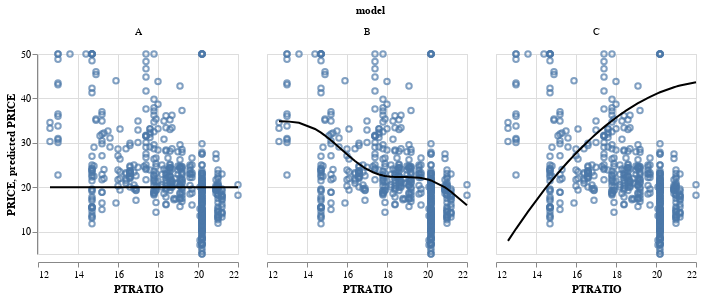

This figure's notebook cell:
### Code cell
for m, f in F.items():
    bos[m] = f(np.array(bos.PTRATIO))
    
bos_melted = bos[['PRICE', 'PTRATIO'] + list(F.keys())].melt(
    id_vars = ['PRICE', 'PTRATIO'], 
    value_vars = F.keys(),
    var_name = 'model',
    value_name = 'predicted PRICE'
)

cht = alt.Chart(bos_melted, height=200, width=200)

points = cht.mark_point().encode(
    x=alt.X('PTRATIO', scale=alt.Scale(zero=False)),
    y=alt.Y('PRICE', scale=alt.Scale(zero=False))
)

lines = cht.mark_line(color = 'black').encode(
    x=alt.X('PTRATIO', scale=alt.Scale(zero=False)),
    y=alt.Y('predicted PRICE', scale=alt.Scale(zero=False))
)

(points + lines).facet('model')

### Figure 1 — Vega-Lite specification as saved in the notebook (floating-point values rounded to 4 significant figures; data arrays with more than 128 entries replaced by an {"elided": "..."} marker saying what was removed)
{"$schema": "https://vega.github.io/schema/vega-lite/v3.4.0.json", "config": {"mark": {"tooltip": null}, "view": {"height": 300, "width": 400}}, "data": {"name": "data-01a1221406e24d8af442938a46c86a5c"}, "datasets": {"data-01a1221406e24d8af442938a46c86a5c": {"elided": "1518 records"}}, "facet": {"field": "model", "type": "nominal"}, "spec": {"layer": [{"encoding": {"x": {"field": "PTRATIO", "scale": {"zero": false}, "type": "quantitative"}, "y": {"field": "PRICE", "scale": {"zero": false}, "type": "quantitative"}}, "height": 200, "mark": "point", "width": 200}, {"encoding": {"x": {"field": "PTRATIO", "scale": {"zero": false}, "type": "quantitative"}, "y": {"field": "predicted PRICE", "scale": {"zero": false}, "type": "quantitative"}}, "height": 200, "mark": {"color": "black", "type": "line"}, "width": 200}]}}
